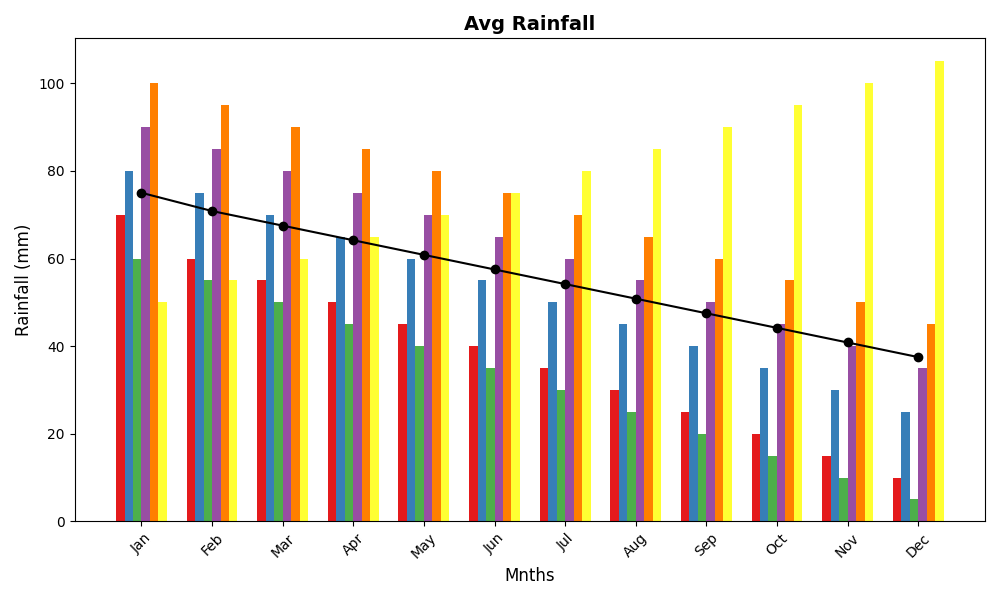

The script that drew this image:
import numpy as np
import matplotlib.pyplot as plt

continents = ['Afr', 'Asia', 'Eur', 'N. Am', 'S. Am', 'Aus']
months = ['Jan', 'Feb', 'Mar', 'Apr', 'May', 'Jun', 'Jul', 'Aug', 'Sep', 'Oct', 'Nov', 'Dec']

rainfall_data = np.array([
    [70, 60, 55, 50, 45, 40, 35, 30, 25, 20, 15, 10],
    [80, 75, 70, 65, 60, 55, 50, 45, 40, 35, 30, 25],
    [60, 55, 50, 45, 40, 35, 30, 25, 20, 15, 10, 5],
    [90, 85, 80, 75, 70, 65, 60, 55, 50, 45, 40, 35],
    [100, 95, 90, 85, 80, 75, 70, 65, 60, 55, 50, 45],
    [50, 55, 60, 65, 70, 75, 80, 85, 90, 95, 100, 105]
])

yearly_avg = rainfall_data.mean(axis=0)

fig, ax = plt.subplots(figsize=(10, 6))

# Changed colors for each continent
colors = ['#e41a1c', '#377eb8', '#4daf4a', '#984ea3', '#ff7f00', '#ffff33']

width = 0.12
x = np.arange(len(months))

for i in range(len(continents)):
    ax.bar(x + width * i, rainfall_data[i], width, color=colors[i])

ax.plot(x + 2.5 * width, yearly_avg, marker='o', color='black', linestyle='-')

ax.set_xlabel('Mnths', fontsize=12)
ax.set_ylabel('Rainfall (mm)', fontsize=12)
ax.set_title('Avg Rainfall', fontsize=14, fontweight='bold')

ax.set_xticks(x + 2.5 * width)
ax.set_xticklabels(months, rotation=45, fontsize=10)

plt.tight_layout()
plt.show()
